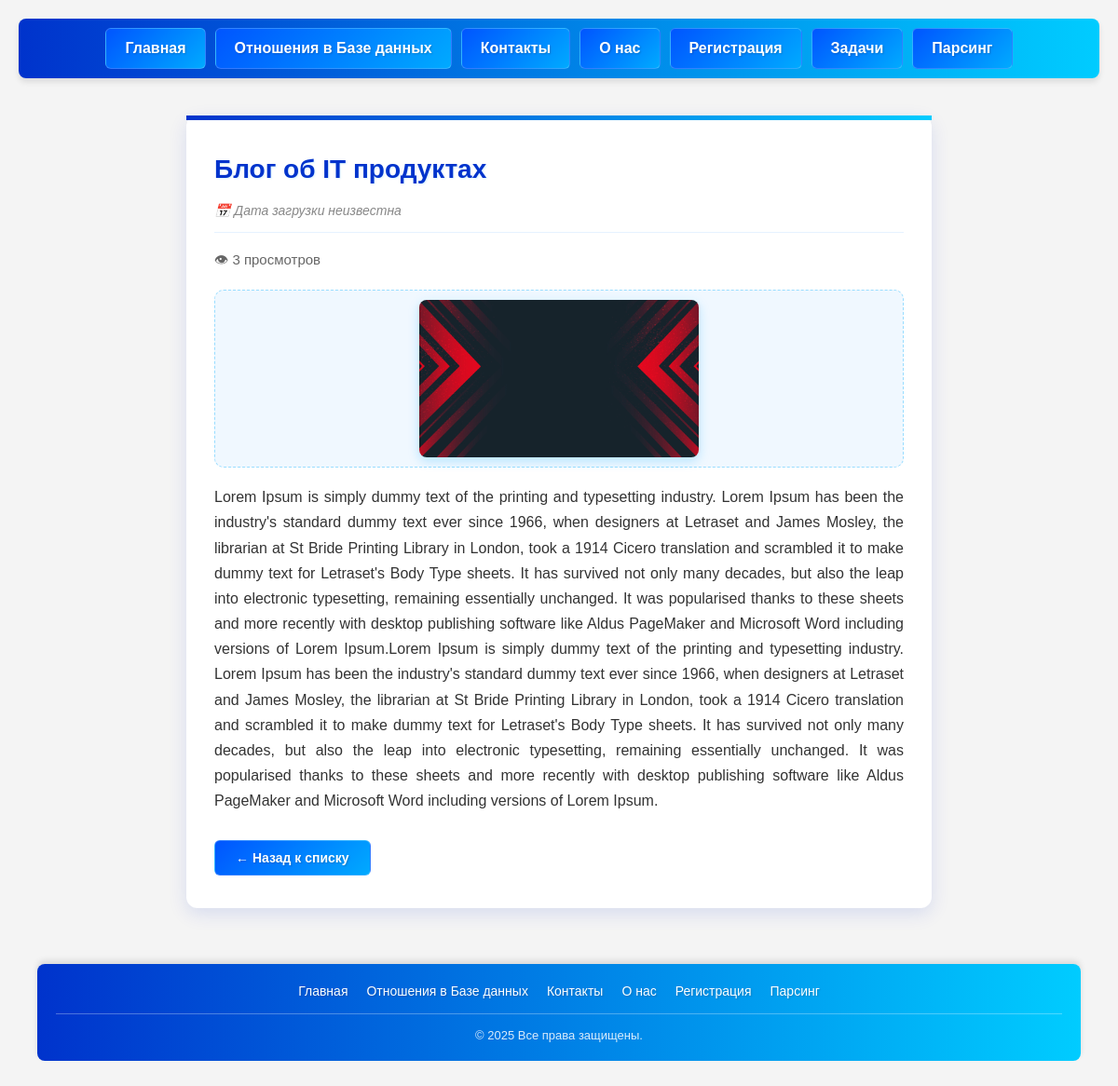
The app's page /blog_list/1/ with its own data.
### blog/models.py (models this page shows, shortened)
class Blog(models.Model):
    title = models.CharField(max_length=100, verbose_name='укажите название блога')
    description = models.TextField(verbose_name='укажите описание блога')
    image = models.ImageField(upload_to='blog/', null=True, verbose_name='загрузите фото')
    created_at = models.DateField(auto_now_add=True, null=True)
    views = models.PositiveIntegerField(default=0, null=True)
    class Meta:
        verbose_name = 'блог'
        verbose_name_plural = 'блоги'

### blog/views.py (the view)
# urls.py: path('blog_list/<int:id>/', views.blog_detail_view),
def blog_detail_view(request, id):
    if request.method == 'GET':
        blog_id = get_object_or_404(models.Blog, id=id)
        views_blog = request.session.get('viewed_blog', [])
        if id not in views_blog:
             blog_id.views = F('views') + 1
             blog_id.save()
             blog_id.refresh_from_db()
        views_blog.append(id)
        request.session['viewed_blog'] = views_blog
    return render(request, 'blog_detail.html', {'blog_id': blog_id})

### templates/blog_detail.html
{% load static %}
{% include 'layouts/header.html' %}
<link rel="stylesheet" href="{% static 'css/detail.css' %}">
<main class="blog-detail">
    <article class="blog-card">
        <h1 class="blog-detail-title">{{ blog_id.title }}</h1>
        {% if blog_id.created_at %}
            <p class="blog-detail-date">📅 {{ blog_id.created_at }}</p>
        {% else %}
            <p class="blog-detail-date">📅 Дата загрузки неизвестна</p>
        {% endif %}
        <p class="blog-detail-views">👁 {{ blog_id.views }} просмотров</p>
        <div class="blog-detail-image">
            <img src="{{ blog_id.image.url }}" alt="{{ blog_id.title }}" width="300" height="200">
        </div>
        <p class="blog-detail-text">{{ blog_id.description }}</p>
        <a href="/" class="blog-back-btn">← Назад к списку</a>
    </article>
</main>
{% include 'layouts/footer.html' %}

### static/css/header_and_footer.css (style rules this page uses)
* { margin: 0; padding: 0; box-sizing: border-box; font-family: Arial, sans-serif; }
body { background-color: #f4f4f4; padding: 20px; }

### static/css/detail.css (style rules this page uses)
.blog-detail { flex: 1; padding: 40px 20px; display: flex; justify-content: center; align-items: flex-start; }
.blog-card { background: #ffffff; max-width: 800px; width: 100%; border-radius: 12px; padding: 35px 30px; box-shadow: 0 6px 20px rgba(0, 51, 204, 0.12); border-top: 5px solid transparent; border-image: linear-gradient(90deg, #0033cc 0%, #00ccff 100%) 1; display: flex; flex-direction: column; gap: 18px; }
.blog-detail-title { font-size: 28px; color: #0033cc; line-height: 1.3; margin: 0; text-shadow: 1px 1px 2px rgba(0, 170, 255, 0.15); }
.blog-detail-date { font-size: 14px; color: #888; font-style: italic; margin: 0; padding-bottom: 15px; border-bottom: 1px solid #e6f2ff; }
.blog-detail-image { display: flex; justify-content: center; align-items: center; padding: 10px; background: #f0f8ff; border-radius: 10px; border: 1px dashed #99ddff; }
.blog-detail-image img { max-width: 100%; height: auto; border-radius: 8px; box-shadow: 0 4px 12px rgba(0, 170, 255, 0.25); object-fit: cover; transition: transform 0.3s ease; }
.blog-detail-text { font-size: 16px; line-height: 1.7; color: #333; margin: 0; text-align: justify; white-space: pre-line; }
.blog-back-btn { display: inline-block; align-self: flex-start; margin-top: 10px; padding: 10px 22px; font-size: 14px; font-weight: 600; color: #ffffff; text-decoration: none; border-radius: 6px; background: linear-gradient(135deg, #0055ff 0%, #00aaff 100%); border: 1px solid rgba(255, 255, 255, 0.2); text-shadow: 1px 1px 2px rgba(0, 0, 0, 0.2); transition: all 0.3s ease; }
.blog-detail-views { color: #666; font-size: 15px; margin: 0; }

### records on screen
Blog: title "Блог об IT продуктах", views "3", image (picture), description "Lorem Ipsum is simply dummy text of the printing and typesetting industry. Lorem Ipsum has been the industry's standard dummy text ever since 1966, when designers at Letraset and James Mosley, the librarian at St Bride Printing Library in London, took a 1914 Cicero translation and scrambled it to make dummy text for Letraset's Body Type sheets. It has survived not only many decades, but also the leap into electronic typesetting, remaining essentially unchanged. It was popularised thanks to these sheets and more recently with desktop publishing software like Aldus PageMaker and Microsoft Word including versions of Lorem Ipsum.Lorem Ipsum is simply dummy text of the printing and typesetting…"
